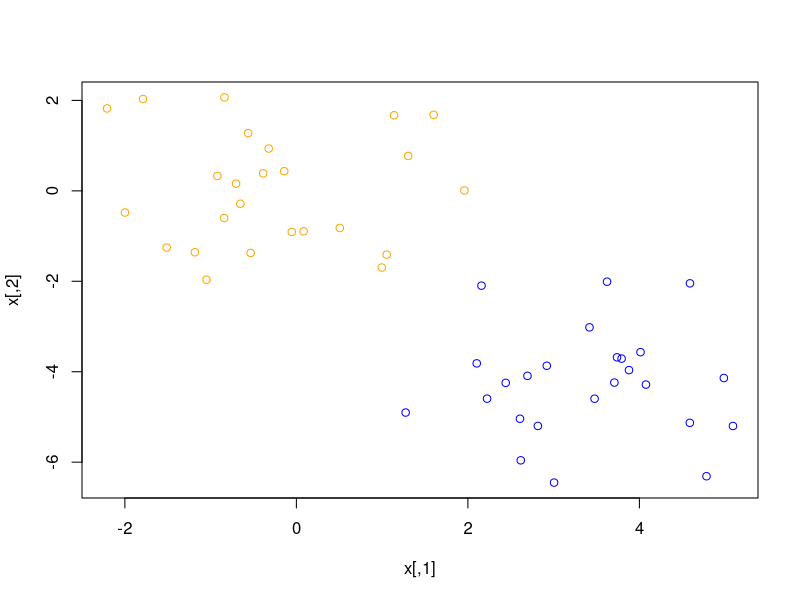
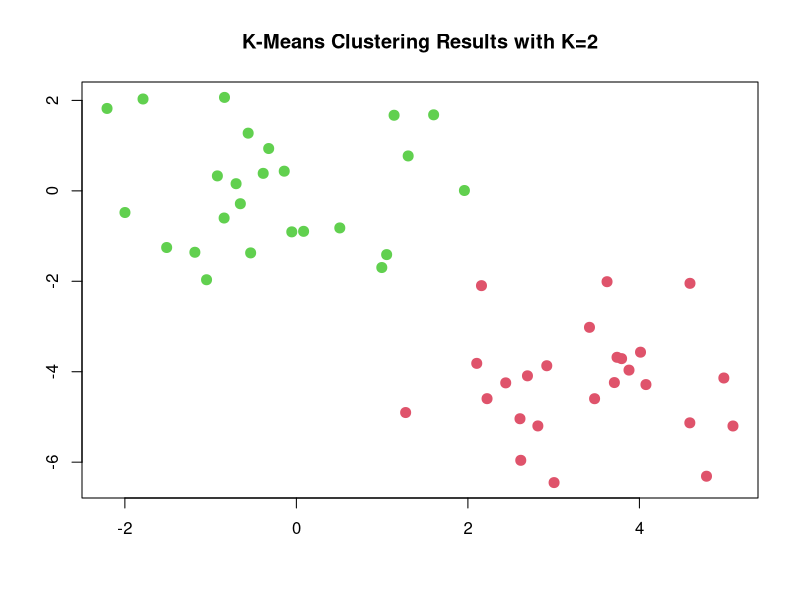
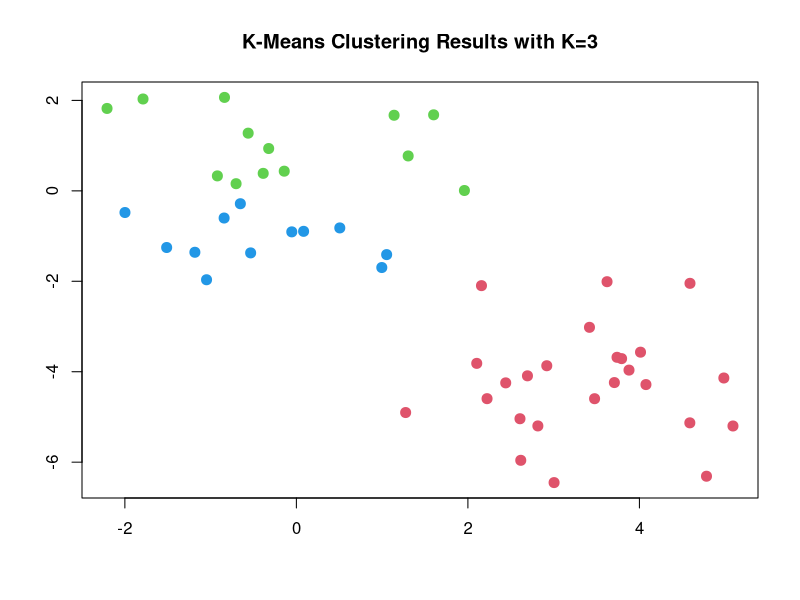

These figures' R source, in order:
# Illustration of K-means clustering 
# We will use the kmeans function and simulated data.
  
# Simulate data on 2 features with two true clusters
set.seed(2)
x <- matrix(rnorm(50*2), byrow = T, ncol = 2)
x[1:25, 1] <- x[1:25, 1] + 3 #shifting origin to 3
x[1:25, 2] <- x[1:25, 2] - 4 #shifting origin to -4

# Note: the first and the last 25 observartions have different means
# In particular: 
# First 25: N(3, 1) for X1 and N(-4, 1) for X2
# Last 25: N(0, 1) for both X1 and X2
  
# Plot the data
plot(x, col = ifelse(1:50 <= 25, "blue", "orange"),
     xlim = range(x[, 1]), ylim = range(x[, 2]))

# K-means with K = 2 centroid
?kmeans
km.out <- kmeans(x, centers = 2, nstart = 20)
## nstart should be a large number (number of sets) to avoid
# unexpected local maxima

# Look at what is stored in result
km.out
names(km.out)

# The cluster assignments
km.out$cluster
table(km.out$cluster)
sum(km.out$cluster[1:25])

# Note: K-means perfectly separates the observations into two clusters
  
# Plot the results
plot(x, col = (km.out$cluster + 1), main = "K-Means Clustering Results with K=2", 
     xlab = "", ylab = "", pch = 20, cex = 2)

# Look at the various SS
km.out$withinss # Within Cluster SS
km.out$tot.withinss # Total Cluster SS = sum(Within Cluster SS)
km.out$totss # Total Cluster SS
km.out$betweenss # Between Cluster SS
sum(diag(var(x))*49) # Total SS (= (n-1)S^2)

# K-means with K = 3 centroid
set.seed(4)
km.out = kmeans(x, centers = 3, nstart = 20)
km.out
sum(km.out$cluster[1:25])

# Plot the results
plot(x, col = (km.out$cluster + 1), main = "K-Means Clustering Results with K=3",
     xlab = "", ylab = "", pch = 20, cex = 2)

# Note: With K = 3, the second cluster is split into 2 clusters.
# Which K to choose?
###################################################################